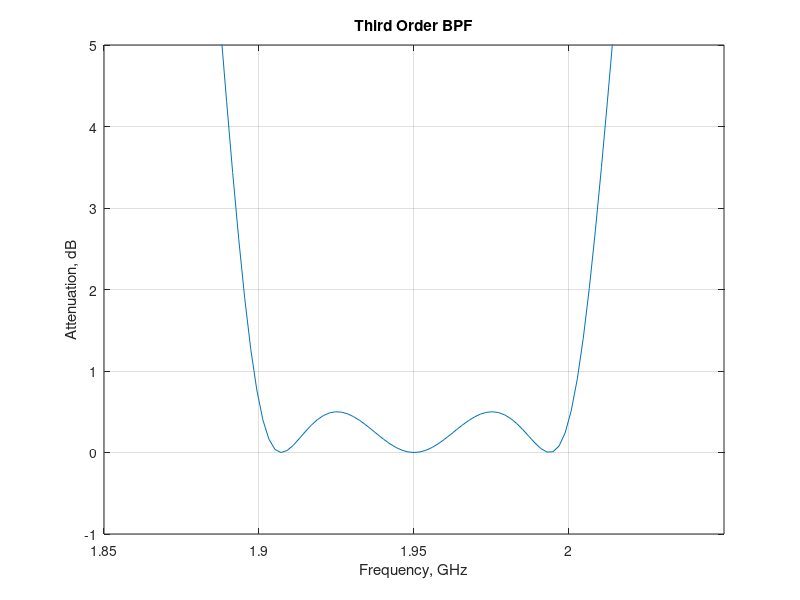

This figure's MATLAB source:
%  Solutions of <RF circuit design: Theory and Application>

%  Example P5.9

clc;
close all;

fH = 2*1e9;
fL = 1.9*1e9;
fc = 1.95*1e9;
g0 = 1;
g1 = 1.5963;
g2 = 1.0967;
g3 = 1.5963;
g4 = 1;

L1 = g1/(2*pi*(fH-fL));
C1 = (2*pi*(fH-fL))/(g1*4*pi^2*fc^2);
L2 = g2/(2*pi*(fH-fL));
C2 = (2*pi*(fH-fL))/(g2*4*pi^2*fc^2);
L3 = g3/(2*pi*(fH-fL));
C3 = (2*pi*(fH-fL))/(g3*4*pi^2*fc^2);

f = 0;
for i = 1:3000
    omega = 2*pi*f;
    A0 = [1 g0; 0 1];
    A1 = [1 1i*(omega*L1-1./(omega*C1)); 0 1];
    A2 = [1 0; 1i*(omega*L2-1./(omega*C2)) 1];
    A3 = [1 1i*(omega*L3-1./(omega*C3)); 0 1];
    A4 = [1 0; 1 1];
    A = A0*A1*A2*A3*A4;
    H(i) = 2./(A(1));
    freq(i) = f;
    f = f+0.001*fc;
end

fig = figure;
plot(freq/1e9, -20*log10(abs(H))); grid on; axis([1.85 2.05 -1 5]);
xlabel('Frequency, GHz'); ylabel('Attenuation, dB'); title('Third Order BPF');

frame = getframe(fig);
img = frame2im(frame);
imwrite(img, 'P5_10.png');